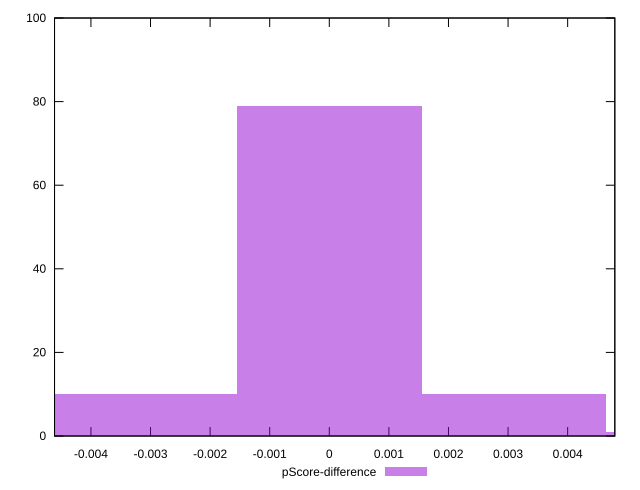

Recreate this plot in gnuplot.
reset

$pScoreDifference <<EOF
0 79
0.003099325345667299 10
-0.003099325345667299 10
0.006198650691334598 1
EOF

set key outside below
set boxwidth 0.003099325345667299
set xrange [-0.004610834121704044:0.0047916666666666385]
set yrange [0:100]
set trange [0:100]
set style fill transparent solid 0.5 noborder
set terminal svg size 640, 490 enhanced background rgb 'white'
set output "reports/report_00033_2021-03-01T14-23-16.841Z/uses-rel-preconnect/samples/astro-cached/pScore-difference/histogram.svg"

plot $pScoreDifference title "pScore-difference" with boxes

reset
